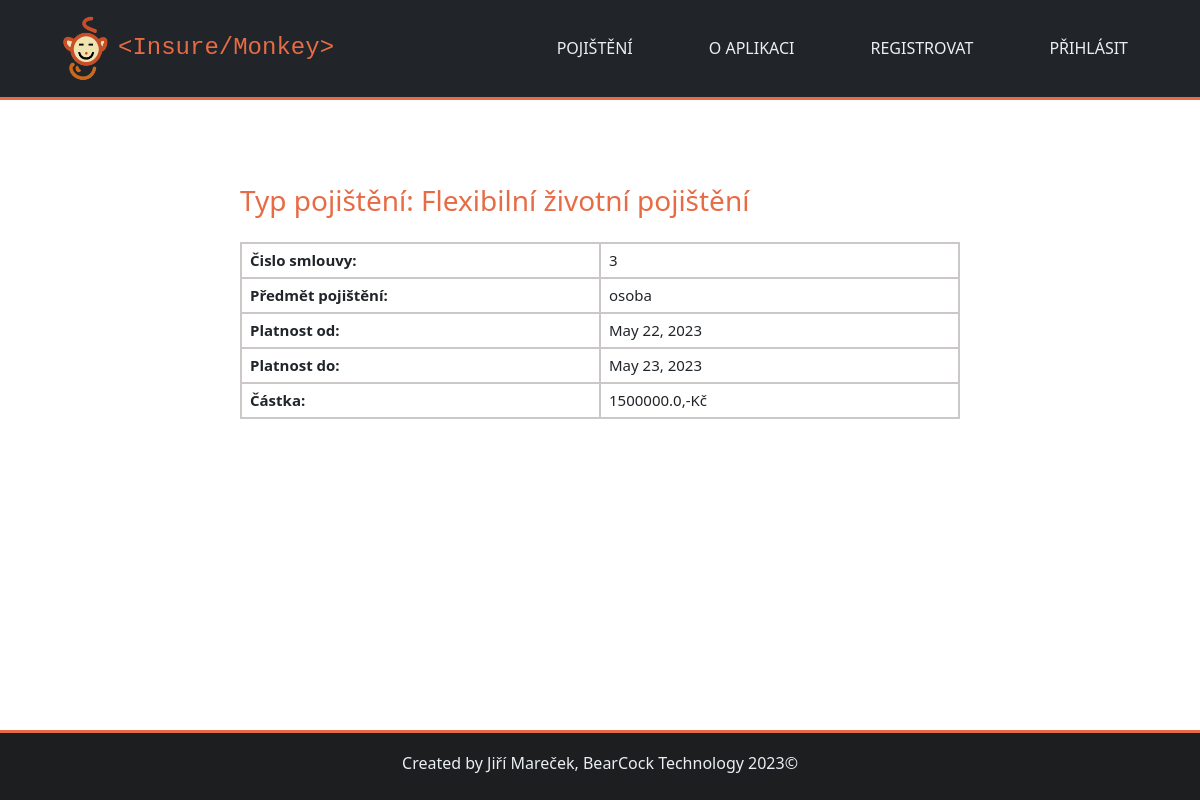
/insuremonkey/3/nastavit_pojisteni_detail/, run on the app's committed database.
### insuremonkey/models.py (models this page shows, shortened)
class NastavitPojisteni(models.Model):
    pojisteni = models.ForeignKey(Pojisteni, on_delete=models.CASCADE, verbose_name= "Typ pojištění")
    pojistenec = models.ForeignKey(Pojistenec, on_delete=models.CASCADE, verbose_name= "Pojištěnec")
    cislo_smlouvy = models.AutoField(primary_key=True, verbose_name= "Čislo smlouvy")
    predmet_pojisteni = models.CharField(max_length=200, verbose_name= "Předmět pojištění")
    datum_zacatek = models.DateField(verbose_name="Platnost od")
    datum_konec = models.DateField(verbose_name="Platnost do")
    castka = models.FloatField(default=0, verbose_name="Částka")
    class Meta:
        verbose_name = "Smluvené pojištění"
        verbose_name_plural = "Smluvená pojištění"

class Pojisteni(models.Model):
    typ_pojisteni = models.CharField(max_length=80, verbose_name="Typ pojištění")
    popis_pojisteni = models.CharField(max_length=400, verbose_name="Popis produktu")
    def __str__(self):
        return f"{self.typ_pojisteni}"
    class Meta:
        verbose_name = "Pojištění"
        verbose_name_plural = "Pojištění"

### insuremonkey/views.py (the view, shortened to what this page needs)
# urls.py: path("<int:pk>/nastavit_pojisteni_detail/", views.NastavitPojisteniActualView.as_view(), name="nastavit_pojisteni_detail"),
class NastavitPojisteniActualView(generic.DetailView):
    model = NastavitPojisteni
    template_name = "insuremonkey/nastavit_pojisteni_detail.html"
    def get(self, request, pk):
        try:
            nastavit_pojisteni = self.get_object()
        except:
            return redirect ("pojisteni")
        return render(request, self.template_name, {"nastavit_pojisteni": nastavit_pojisteni})

### insuremonkey/templates/insuremonkey/nastavit_pojisteni_detail.html (shortened to what this page needs)
{% extends "base.html" %}
{% block content %}
        <h3 class="barevny_text">Typ pojištění: {{ nastavit_pojisteni.pojisteni }}</h3>
        <br>
        <table class="table">
                <tr>
                  <td><strong>Čislo smlouvy:</td></strong>
                  <td>{{ nastavit_pojisteni.cislo_smlouvy}}</td>
                </tr>
                <tr>
                  <td><strong>Předmět pojištění:</td></strong>
                  <td>{{ nastavit_pojisteni.predmet_pojisteni}}</td>
                </tr>
                <tr>
                  <td><strong>Platnost od:</td></strong>
                  <td>{{ nastavit_pojisteni.datum_zacatek}}</td>
                </tr>
                <tr>
                        <td><strong>Platnost do:</td></strong>
                        <td>{{ nastavit_pojisteni.datum_konec}}</td>
                        </tr>
                        <tr>
                        <td><strong>Částka:</td></strong>
                        <td>{{nastavit_pojisteni.castka }},-Kč</td>
                        </tr>
        </table>
{% endblock %}

### insuremonkey/static/css/style.css (style rules this page uses)
body { font: 15px; background: #f9f9f9; box-sizing: border-box; color: #414042; display: flex; flex-direction: column; box-sizing: border-box; margin: 0; padding: 80px 0 0 0; min-width: min-content; min-height: 100vh; }
.table td, .table th, .table tr { border: 2px solid rgb(204, 200, 200); font-size: 15px; line-height: 17px; vertical-align: middle; }
.table { table-layout: fixed; border-collapse: collapse; }
.barevny_text { color: rgb(231, 107, 69); margin-bottom: 0; }

### data on the page
NastavitPojisteni: pojisteni "Flexibilní životní pojištění", cislo_smlouvy "3", predmet_pojisteni "osoba", datum_zacatek "May 22, 2023", datum_konec "May 23, 2023", castka "1500000.0"
